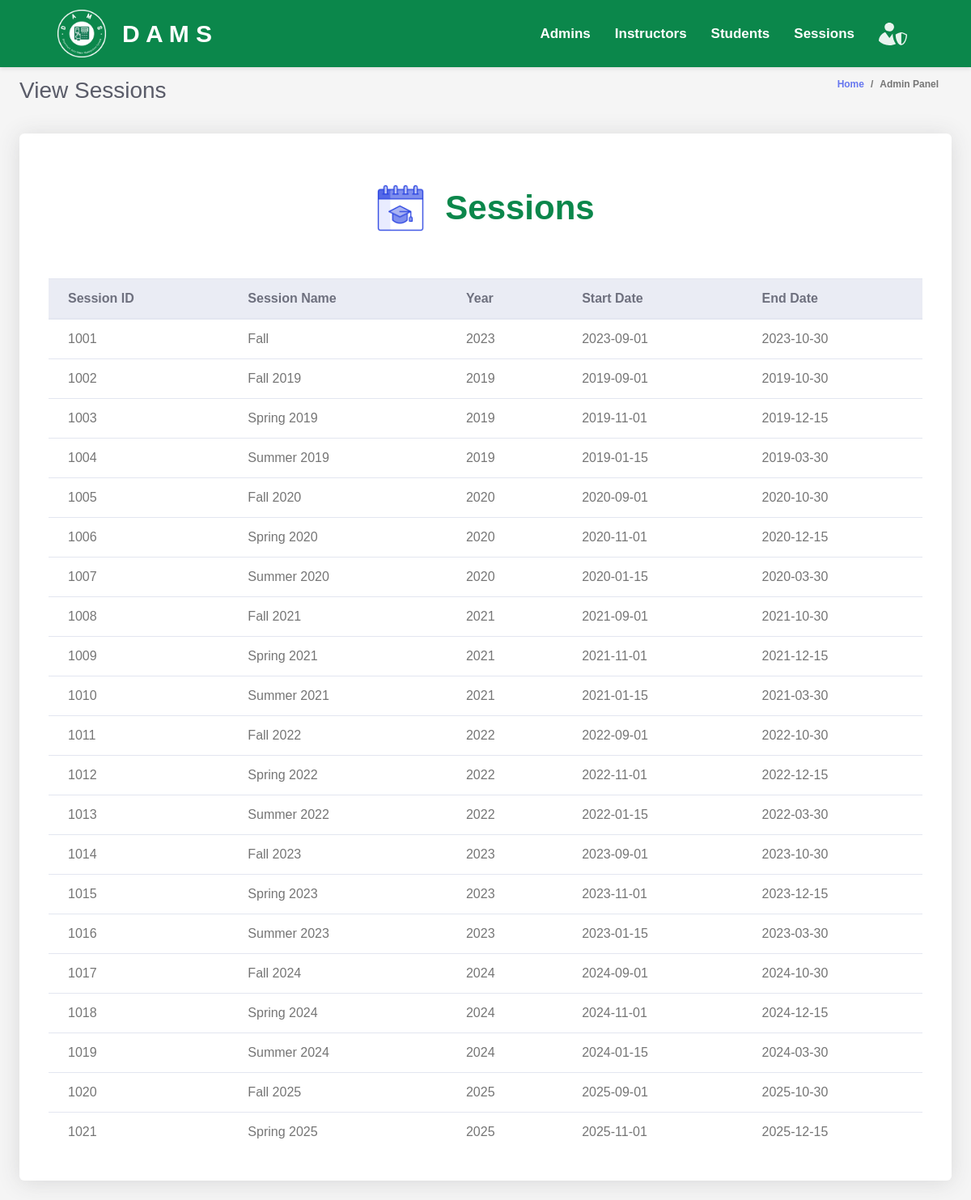
Before: /admin/viewSessions.php with the older database file.
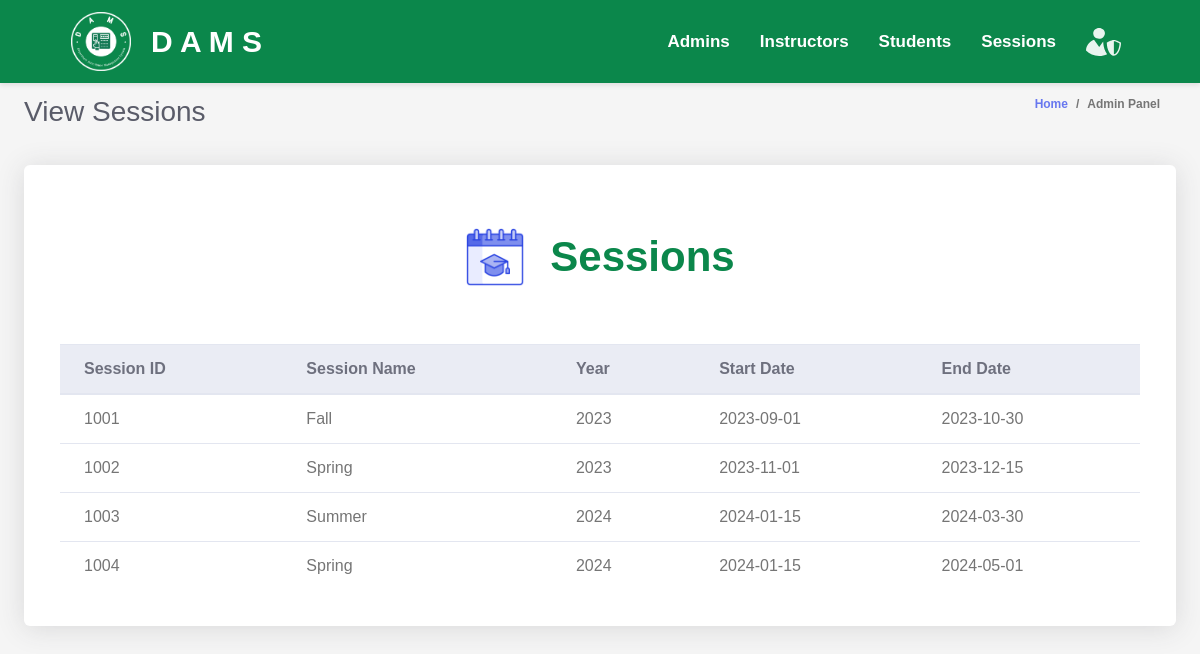
After: the same page with the newer database file.
### tables this page shows
CREATE TABLE `sessions` (
  `session_id` int(11) NOT NULL,
  `session_name` varchar(255) DEFAULT NULL,
  `year` varchar(4) DEFAULT NULL,
  `start_date` date DEFAULT NULL,
  `end_date` date DEFAULT NULL
);

### admin/admin.php (called while the page is built, shortened)
<?php
$database = new Database();
$conn = $database->getConnection();
class Admin {
    public function list_sessions() {
        global $conn;
        $query = "SELECT * FROM sessions";
        $rs = $conn->query($query);
        $users = array();
        while ($row = $rs->fetch_assoc()) {
            $users[] = $row;
        }
        return $users;
    }
}
?>

### admin/sessionsTable.php (the view)
<div class="row">
    <div class="col-lg-12">
        <div class="card mb-4">
        <div class="table-text">
            <img src="../assets/images/sessions.png" >
            <div>
                Sessions
            </div>
        </div>
            <div class="card-body">
                <div class="table-responsive p-3">
                    <table class="table align-items-center table-flush table-hover" id="dataTableHover">
                        <thead class="thead-light">
                            <tr>
                                <th>Session ID</th>
                                <th>Session Name</th>
                                <th>Year</th>
                                <th>Start Date</th>
                                <th>End Date</th>
                            </tr>
                        </thead>
                        <tbody>
                            <?php
                            include "admin.php";
                            $admin = new Admin();
                            $users = $admin->list_sessions();
                            foreach ($users as $user) {
                                echo "<tr>";
                                echo "<td>" . $user['session_id'] . "</td>";
                                echo "<td>" . $user['session_name'] . "</td>";
                                echo "<td>" . $user['year'] . "</td>";
                                echo "<td>" . $user['start_date'] . "</td>";
                                echo "<td>" . $user['end_date'] . "</td>";
                                echo "</tr>";
                            }
                            ?>
                        </tbody>
                    </table>
                </div>
            </div>
        </div>
    </div>
</div>

Changed rows visible on the page:
removed sessions: session_id "1005", session_name "Fall 2020", year "2020", start_date "2020-09-01", end_date "2020-10-30"
removed sessions: session_id "1006", session_name "Spring 2020", year "2020", start_date "2020-11-01", end_date "2020-12-15"
removed sessions: session_id "1007", session_name "Summer 2020", year "2020", start_date "2020-01-15", end_date "2020-03-30"
removed sessions: session_id "1008", session_name "Fall 2021", year "2021", start_date "2021-09-01", end_date "2021-10-30"
removed sessions: session_id "1009", session_name "Spring 2021", year "2021", start_date "2021-11-01", end_date "2021-12-15"
removed sessions: session_id "1010", session_name "Summer 2021", year "2021", start_date "2021-01-15", end_date "2021-03-30"
removed sessions: session_id "1011", session_name "Fall 2022", year "2022", start_date "2022-09-01", end_date "2022-10-30"
removed sessions: session_id "1012", session_name "Spring 2022", year "2022", start_date "2022-11-01", end_date "2022-12-15"
removed sessions: session_id "1013", session_name "Summer 2022", year "2022", start_date "2022-01-15", end_date "2022-03-30"
removed sessions: session_id "1014", session_name "Fall 2023", year "2023", start_date "2023-09-01", end_date "2023-10-30"
removed sessions: session_id "1015", session_name "Spring 2023", year "2023", start_date "2023-11-01", end_date "2023-12-15"
removed sessions: session_id "1016", session_name "Summer 2023", year "2023", start_date "2023-01-15", end_date "2023-03-30"
removed sessions: session_id "1017", session_name "Fall 2024", year "2024", start_date "2024-09-01", end_date "2024-10-30"
removed sessions: session_id "1018", session_name "Spring 2024", year "2024", start_date "2024-11-01", end_date "2024-12-15"
removed sessions: session_id "1019", session_name "Summer 2024", year "2024", start_date "2024-01-15", end_date "2024-03-30"
removed sessions: session_id "1020", session_name "Fall 2025", year "2025", start_date "2025-09-01", end_date "2025-10-30"
removed sessions: session_id "1021", session_name "Spring 2025", year "2025", start_date "2025-11-01", end_date "2025-12-15"
changed sessions id 1002: session_name "Fall 2019" → "Spring"; year "2019" → "2023"; start_date "2019-09-01" → "2023-11-01"; end_date "2019-10-30" → "2023-12-15"
changed sessions id 1003: session_name "Spring 2019" → "Summer"; year "2019" → "2024"; start_date "2019-11-01" → "2024-01-15"; end_date "2019-12-15" → "2024-03-30"
changed sessions id 1004: session_name "Summer 2019" → "Spring"; year "2019" → "2024"; start_date "2019-01-15" → "2024-01-15"; end_date "2019-03-30" → "2024-05-01"
